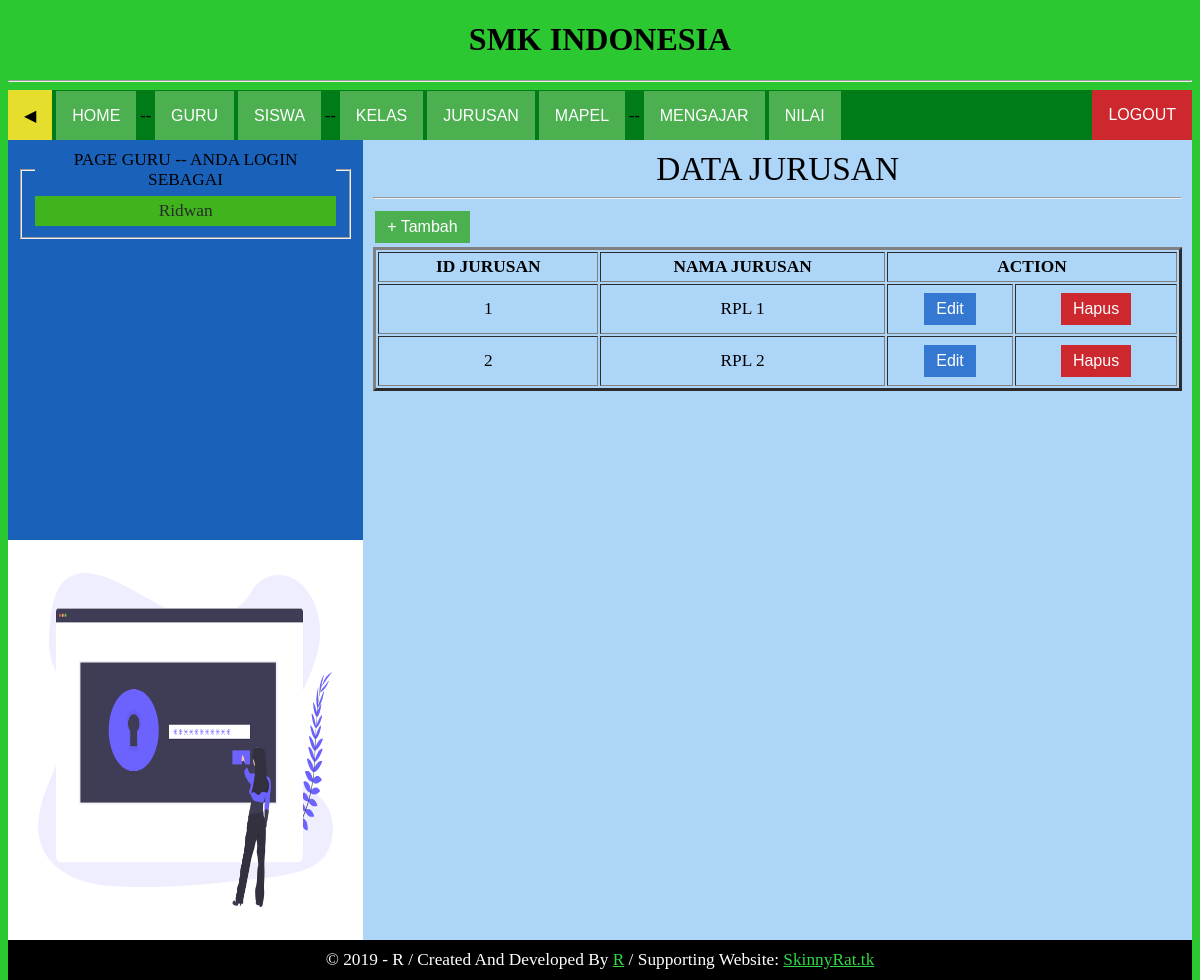
/page/guru/jurusan.php (signed in), run on the app's committed database.
### tables this page shows
CREATE TABLE `jurusan` (
  `id_jurusan` int(10) NOT NULL,
  `nama_jurusan` varchar(10) NOT NULL
);

### page/guru/jurusan.php (the view, shortened to what this page needs)
<?php session_start();
if($_SESSION && $_SESSION['login'] == 'guru'){ ?>
<?php require_once('assets/header.php'); ?>
<?php
$query = mysql_query("SELECT * from jurusan");
?>
<div class="menu-kanan">
	<div class="font">
		<div style="font-size: 25pt;">
			<center>DATA JURUSAN</center>
		</div><hr>
		<a href="jurusan_form.php"><button class="button button1">+ Tambah</button></a>
		<table style="text-align: center;" border="3" cellpadding="4" width="100%" height="auto">
			<tr>
				<th>ID JURUSAN</th>
				<th>NAMA JURUSAN</th>
				<th colspan="2">ACTION</th>
			</tr>
			<?php
while ($data = mysql_fetch_assoc($query)) {
?>
			<tr>
				<td>
					<?php echo $data['id_jurusan'];  ?>
				</td>
				<td>
					<?php echo $data['nama_jurusan'];  ?>
				</td>
				<td>
					<form action="jurusan_form.php" method="post">
						<input type="submit" name="edit" class="button button-info" value="Edit">
					</form>
				</td>
				<td>
					<form action="action/jurusan_act.php" method="post">
						<input type="submit" name="hapus" class="button button-danger" value="Hapus">
					</form>
				</td>
			</tr>
			<?php
}
?>
		</table>
	</div>
</div>
<?php require_once('assets/footer.php'); ?>
<?php }else{ ?>
<script language="javascript">
	document.location = '../../index.php'
</script>
<?php } ?>

### page/guru/assets/css/main.css (style rules this page uses)
html, body { height: 100%; }
.menu-kanan { width: 70%; height: 100%; background-color: #ADD5F8; float: right; }
.font { margin: 10px; font: 13pt 'trebuchet ms'; }
.button { background-color: #4CAF50; border: none; color: white; padding: 5px 10px; text-align: center; text-decoration: none; display: inline-block; font-size: 16px; margin: 4px 2px; -webkit-transition-duration: 0.8s; transition-duration: 0.8s; cursor: pointer; }
.button1 { background-color: #4CAF50; color: white; border: 2px solid #4CAF50; }
.button-danger { background-color: #cc282d; color: white; border: 2px solid #cc282d; }
.button-info { background-color: #3578d2; color: white; border: 2px solid #3578d2; }

### data on the page
jurusan: id_jurusan "1", nama_jurusan "RPL 1"
jurusan: id_jurusan "2", nama_jurusan "RPL 2"

### other printed values
$_SESSION['nama_guru'] "Ridwan"
